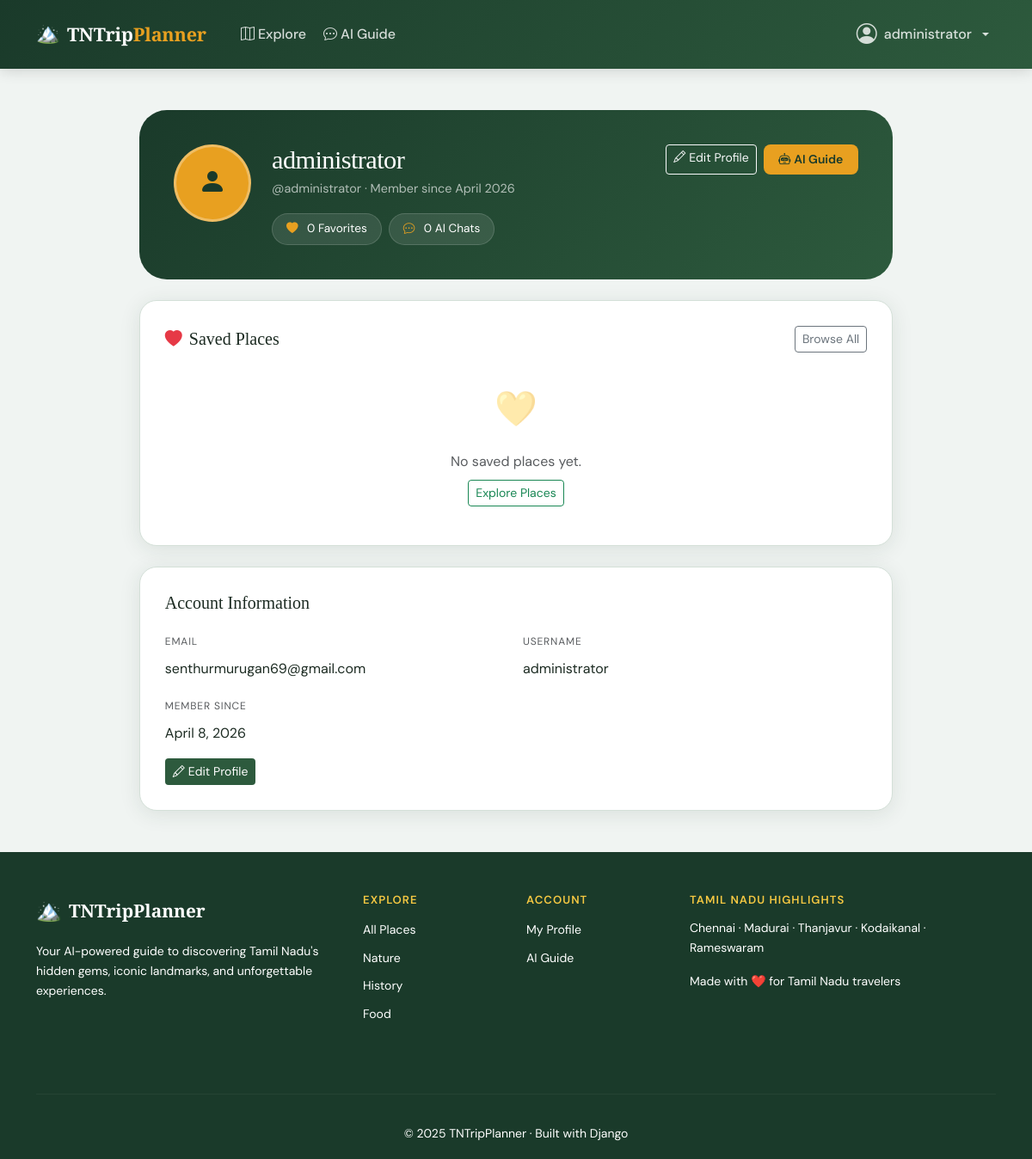
The page /users/profile/ (signed in) on the database its author committed.
### apps/users/models.py (models this page shows, shortened)
class CustomUser(AbstractUser):
    email = models.EmailField(_("email address"), unique=True)
    bio = models.TextField(_("bio"), blank=True, max_length=500)
    avatar = models.ImageField(
        _("avatar"),
        upload_to="avatars/",
        null=True,
        blank=True,
    )
    created_at = models.DateTimeField(auto_now_add=True)
    updated_at = models.DateTimeField(auto_now=True)
    USERNAME_FIELD = "username"
    REQUIRED_FIELDS = ["email"]
    class Meta:
        verbose_name = _("user")
        verbose_name_plural = _("users")
        ordering = ["-date_joined"]
        indexes = [
            models.Index(fields=["email"]),
            models.Index(fields=["username"]),
        ]
    @property
    def display_name(self) -> str:
        return self.get_full_name() or self.username

### apps/users/views.py (the view)
# urls.py: path("profile/", views.ProfileView.as_view(), name="profile"),
class ProfileView(LoginRequiredMixin, DetailView):
    model = CustomUser
    template_name = "users/profile.html"
    context_object_name = "profile_user"
    def get_object(self, queryset=None):
        return self.request.user
    def get_context_data(self, **kwargs):
        ctx = super().get_context_data(**kwargs)
        user = self.request.user
        ctx["favorites"] = user.favorite_places.select_related().order_by("-name")[:6]
        ctx["favorites_count"] = user.favorite_places.count()
        ctx["chat_count"] = user.chatmessage_set.count()
        return ctx

### templates/users/profile.html (shortened to what this page needs)
{% extends "base.html" %}
{% load static humanize %}
{% block content %}
<section class="py-5" style="background:var(--tn-mist);">
  <div class="container" style="max-width:900px;">
    <div class="profile-header mb-4">
      <div class="d-flex align-items-start gap-4 flex-wrap">
        <div class="profile-avatar-wrap">
          {% if user.avatar %}
            <img src="{{ user.avatar.url }}" alt="{{ user.username }}" style="width:100%;height:100%;object-fit:cover;" />
          {% else %}
            <i class="bi bi-person-fill"></i>
          {% endif %}
        </div>
        <div class="flex-grow-1">
          <h2 style="font-family:var(--ff-display);font-size:1.9rem;margin-bottom:0.25rem;">{{ user.display_name }}</h2>
          <p style="color:rgba(255,255,255,0.65);font-size:0.9rem;margin-bottom:0.75rem;">@{{ user.username }} · Member since {{ user.date_joined|date:"F Y" }}</p>
          <div class="d-flex gap-2 flex-wrap mt-3">
            <span class="stat-pill"><i class="bi bi-heart-fill me-1" style="color:var(--tn-amber);"></i>{{ favorites_count }} Favorites</span>
            <span class="stat-pill"><i class="bi bi-chat-dots me-1" style="color:var(--tn-amber);"></i>{{ chat_count }} AI Chats</span>
          </div>
        </div>
        <div class="ms-auto d-flex gap-2 flex-wrap">
          <a href="{% url 'users:profile-edit' %}" class="btn btn-outline-light btn-sm">
            <i class="bi bi-pencil me-1"></i>Edit Profile
          </a>
          <a href="{% url 'chatbot:chat' %}" class="btn btn-accent btn-sm">
            <i class="bi bi-robot me-1"></i>AI Guide
          </a>
        </div>
      </div>
    </div>
    <div class="detail-info-card mb-4">
      <div class="d-flex justify-content-between align-items-center mb-3">
        <h5 style="font-family:var(--ff-display);margin:0;">
          <i class="bi bi-heart-fill me-2" style="color:#e63946;"></i>Saved Places
        </h5>
        <a href="{% url 'places:list' %}" class="btn btn-sm btn-outline-secondary">Browse All</a>
      </div>
      {% if favorites %}
      <div class="row g-3">
        {% for place in favorites %}
        <div class="col-sm-6 col-md-4">
          <a href="{{ place.get_absolute_url }}" class="text-decoration-none">
            <div class="place-card">
              <div class="card-img-wrap" style="height:140px;">
                <img src="{{ place.image_url }}" alt="{{ place.name }}" />
                <span class="category-badge">{{ place.get_category_display }}</span>
              </div>
              <div class="card-body py-2">
                <h6 class="card-title mb-1" style="font-size:0.9rem;">{{ place.name }}</h6>
                <p class="card-location mb-0" style="font-size:0.78rem;"><i class="bi bi-geo-alt-fill"></i>{{ place.location }}</p>
              </div>
            </div>
          </a>
        </div>
        {% endfor %}
      </div>
      {% else %}
      <div class="empty-state py-3">
        <span class="empty-icon" style="font-size:2.5rem;">💛</span>
        <p class="text-muted mb-2">No saved places yet.</p>
        <a href="{% url 'places:list' %}" class="btn btn-sm btn-outline-success">Explore Places</a>
      </div>
      {% endif %}
    </div>
    <div class="detail-info-card">
      <h5 style="font-family:var(--ff-display);margin-bottom:1.2rem;">Account Information</h5>
      <div class="row g-3">
        <div class="col-sm-6">
          <label class="form-label text-muted small fw-600" style="font-size:0.75rem;text-transform:uppercase;letter-spacing:0.07em;">Email</label>
          <p class="mb-0">{{ user.email }}</p>
        </div>
        <div class="col-sm-6">
          <label class="form-label text-muted small fw-600" style="font-size:0.75rem;text-transform:uppercase;letter-spacing:0.07em;">Username</label>
          <p class="mb-0">{{ user.username }}</p>
        </div>
        <div class="col-sm-6">
          <label class="form-label text-muted small fw-600" style="font-size:0.75rem;text-transform:uppercase;letter-spacing:0.07em;">Member Since</label>
          <p class="mb-0">{{ user.date_joined|date:"F j, Y" }}</p>
        </div>
        <div class="col-12">
          <a href="{% url 'users:profile-edit' %}" class="btn btn-sm" style="background:var(--tn-pine);color:#fff;">
            <i class="bi bi-pencil me-1"></i>Edit Profile
          </a>
        </div>
      </div>
    </div>
  </div>
</section>
{% endblock %}

### templates/base.html (shortened to what this page needs)
<!DOCTYPE html>
<html lang="en" data-bs-theme="light">
<head>
  <link href="https://cdn.jsdelivr.net/npm/bootstrap@5.3.3/dist/css/bootstrap.min.css" rel="stylesheet" />
  <link href="https://cdn.jsdelivr.net/npm/bootstrap-icons@1.11.3/font/bootstrap-icons.css" rel="stylesheet" />
  {% load static %}
  <link rel="stylesheet" href="{% static 'css/main.css' %}" />
</head>
<body>
<nav class="navbar navbar-expand-lg navbar-dark tn-navbar sticky-top">
  <div class="container">
    <a class="navbar-brand d-flex align-items-center gap-2" href="{% url 'places:list' %}">
      <span class="brand-icon">🏔️</span>
      <span class="brand-text">TNTrip<span class="brand-accent">Planner</span></span>
    </a>
    <div class="collapse navbar-collapse" id="mainNav">
      <ul class="navbar-nav me-auto ms-3 gap-1">
        <li class="nav-item">
          <a class="nav-link {% if request.resolver_match.app_name == 'places' %}active{% endif %}"
             href="{% url 'places:list' %}">
            <i class="bi bi-map me-1"></i>Explore
          </a>
        </li>
        <li class="nav-item">
          <a class="nav-link {% if request.resolver_match.app_name == 'chatbot' %}active{% endif %}"
             href="{% url 'chatbot:chat' %}">
            <i class="bi bi-chat-dots me-1"></i>AI Guide
          </a>
        </li>
      </ul>
      <ul class="navbar-nav gap-1 align-items-center">
        {% if user.is_authenticated %}
          <li class="nav-item dropdown">
            <a class="nav-link dropdown-toggle d-flex align-items-center gap-2"
               href="#" data-bs-toggle="dropdown">
              {% if user.avatar %}
                <img src="{{ user.avatar.url }}" class="rounded-circle" width="28" height="28" alt="avatar" />
              {% else %}
                <span class="avatar-placeholder"><i class="bi bi-person-circle"></i></span>
              {% endif %}
              <span class="d-none d-md-inline">{{ user.username }}</span>
            </a>
          </li>
        {% endif %}
      </ul>
    </div>
  </div>
</nav>
<main class="main-content">
  {% block content %}{% endblock %}
</main>
<footer class="tn-footer mt-auto">
  <div class="container">
    <div class="row g-4 py-5">
      <div class="col-lg-4">
        <div class="d-flex align-items-center gap-2 mb-3">
          <span class="fs-4">🏔️</span>
          <span class="footer-brand">TNTripPlanner</span>
        </div>
        <p class="text-muted small">Your AI-powered guide to discovering Tamil Nadu's hidden gems, iconic landmarks, and unforgettable experiences.</p>
      </div>
      <div class="col-lg-2">
        <h6 class="footer-heading">Explore</h6>
        <ul class="list-unstyled footer-links">
          <li><a href="{% url 'places:list' %}">All Places</a></li>
          <li><a href="{% url 'places:list' %}?category=nature">Nature</a></li>
          <li><a href="{% url 'places:list' %}?category=history">History</a></li>
          <li><a href="{% url 'places:list' %}?category=food">Food</a></li>
        </ul>
      </div>
      <div class="col-lg-2">
        <h6 class="footer-heading">Account</h6>
        <ul class="list-unstyled footer-links">
          {% if user.is_authenticated %}
            <li><a href="{% url 'users:profile' %}">My Profile</a></li>
            <li><a href="{% url 'chatbot:chat' %}">AI Guide</a></li>
          {% else %}
            <li><a href="{% url 'users:register' %}">Sign Up</a></li>
            <li><a href="{% url 'users:login' %}">Sign In</a></li>
          {% endif %}
        </ul>
      </div>
      <div class="col-lg-4">
        <h6 class="footer-heading">Tamil Nadu Highlights</h6>
        <p class="small text-white">Chennai · Madurai · Thanjavur · Kodaikanal · Rameswaram</p>
        <div class="mt-3 d-flex gap-3">
          <span class="small text-white">Made with ❤️ for Tamil Nadu travelers</span>
        </div>
      </div>
    </div>
    <hr class="footer-divider" />
    <div class="row py-3">
      <div class="col text-center">
        <span class="text-muted small">© 2025 TNTripPlanner · Built with Django</span>
      </div>
    </div>
  </div>
</footer>
</body>
</html>

### static/css/main.css (style rules this page uses)
:root { --tn-forest: #1a3a2a; --tn-pine: #2d5a3d; --tn-sage: #4a7c59; --tn-amber: #e8a020; --tn-gold: #f5c842; --tn-cream: #fdf8f0; --tn-mist: #f0f4f2; --tn-text: #1c2b22; --tn-muted: #6c7c72; --tn-border: #d4e0d8; --tn-shadow: 0 4px 24px rgba(26, 58, 42, 0.10); --tn-shadow-lg: 0 12px 48px rgba(26, 58, 42, 0.18); --ff-display: 'Playfair Display', Georgia, serif; --ff-body: 'DM Sans', system-ui, sans-serif; --radius: 12px; --radius-lg: 20px; --radius-xl: 32px; --transition: 0.22s cubic-bezier(.4,0,.2,1); }
*, *::before, *::after { box-sizing: border-box; }
body { font-family: var(--ff-body); color: var(--tn-text); background: var(--tn-cream); line-height: 1.65; -webkit-font-smoothing: antialiased; display: flex; flex-direction: column; min-height: 100vh; }
h1, h2, h3, .display-1, .display-2, .display-3 { font-family: var(--ff-display); letter-spacing: -0.02em; }
a { color: var(--tn-pine); text-decoration: none; transition: color var(--transition); }
.tn-navbar { background: linear-gradient(135deg, var(--tn-forest) 0%, var(--tn-pine) 100%); padding: 0.75rem 0; box-shadow: 0 2px 16px rgba(0,0,0,0.15); }
.brand-text { font-family: var(--ff-display); font-size: 1.35rem; font-weight: 700; color: #fff; letter-spacing: -0.01em; }
.brand-accent { color: var(--tn-amber); }
.brand-icon { font-size: 1.4rem; }
.navbar-nav .nav-link { color: rgba(255,255,255,0.82) !important; font-weight: 500; padding: 0.5rem 0.9rem; border-radius: 8px; transition: all var(--transition); }
.btn-accent { background: var(--tn-amber); color: var(--tn-forest); border: none; font-weight: 600; border-radius: 8px; padding: 0.45rem 1.1rem; transition: all var(--transition); }
.avatar-placeholder { font-size: 1.5rem; color: rgba(255,255,255,0.8); }
.main-content { flex: 1; }
.detail-info-card { background: #fff; border-radius: var(--radius-lg); box-shadow: var(--tn-shadow); padding: 1.8rem; border: 1px solid var(--tn-border); }
.profile-header { background: linear-gradient(135deg, var(--tn-forest), var(--tn-pine)); border-radius: var(--radius-xl); padding: 2.5rem; color: #fff; position: relative; overflow: hidden; }
.profile-avatar-wrap { width: 90px; height: 90px; border-radius: 50%; border: 3px solid rgba(255,255,255,0.3); overflow: hidden; background: var(--tn-amber); display: flex; align-items: center; justify-content: center; font-size: 2rem; color: var(--tn-forest); }
.stat-pill { background: rgba(255,255,255,0.1); border: 1px solid rgba(255,255,255,0.15); border-radius: 100px; padding: 0.4rem 1rem; font-size: 0.85rem; display: inline-flex; align-items: center; gap: 0.4rem; }
.tn-footer { background: var(--tn-forest); color: #fff; }
.footer-brand { font-family: var(--ff-display); font-size: 1.3rem; font-weight: 700; color: #fff; }
.footer-heading { color: var(--tn-gold); font-size: 0.82rem; text-transform: uppercase; letter-spacing: 0.08em; font-weight: 600; margin-bottom: 0.8rem; }
.footer-links li { margin-bottom: 0.4rem; }
.footer-links a { color: #fff; font-size: 0.88rem; transition: color var(--transition); }
.tn-footer p, .tn-footer li, .tn-footer small { color: #fff; }
.tn-footer .text-muted { color: #fff !important; }
.footer-divider { border-color: rgba(255,255,255,0.18); }
.empty-state { text-align: center; padding: 4rem 2rem; color: var(--tn-muted); }
.empty-state .empty-icon { font-size: 3.5rem; margin-bottom: 1rem; display: block; opacity: 0.4; }

### rows shown on the page
CustomUser: username "administrator", display_name "administrator", date_joined "April 2026", email "senthurmurugan69@gmail.com", date_joined "April 8, 2026"

### other values the page prints
{{ favorites_count }} "0"
{{ chat_count }} "0"
